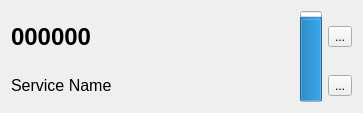
<?xml version="1.0" encoding="UTF-8"?>
<ui version="4.0">
 <class>OTPWidget</class>
 <widget class="QWidget" name="OTPWidget">
  <property name="geometry">
   <rect>
    <x>0</x>
    <y>0</y>
    <width>363</width>
    <height>103</height>
   </rect>
  </property>
  <property name="windowTitle">
   <string>Form</string>
  </property>
  <layout class="QGridLayout" name="gridLayout">
   <item row="0" column="0">
    <widget class="QLabel" name="codeLabel">
     <property name="font">
      <font>
       <pointsize>18</pointsize>
       <weight>75</weight>
       <italic>false</italic>
       <bold>true</bold>
      </font>
     </property>
     <property name="text">
      <string>000000</string>
     </property>
    </widget>
   </item>
   <item row="0" column="1" rowspan="2">
    <widget class="QProgressBar" name="timerBar">
     <property name="maximum">
      <number>30</number>
     </property>
     <property name="value">
      <number>27</number>
     </property>
     <property name="textVisible">
      <bool>true</bool>
     </property>
     <property name="orientation">
      <enum>Qt::Vertical</enum>
     </property>
    </widget>
   </item>
   <item row="0" column="2">
    <widget class="QToolButton" name="editButton">
     <property name="text">
      <string>...</string>
     </property>
     <property name="icon">
      <iconset theme="edit">
       <normaloff>.</normaloff>.</iconset>
     </property>
     <property name="toolButtonStyle">
      <enum>Qt::ToolButtonIconOnly</enum>
     </property>
    </widget>
   </item>
   <item row="1" column="0">
    <widget class="QLabel" name="serviceNameLabel">
     <property name="font">
      <font>
       <pointsize>12</pointsize>
       <weight>50</weight>
       <italic>false</italic>
       <bold>false</bold>
      </font>
     </property>
     <property name="text">
      <string>Service Name</string>
     </property>
    </widget>
   </item>
   <item row="1" column="2">
    <widget class="QToolButton" name="deleteButton">
     <property name="text">
      <string>...</string>
     </property>
     <property name="icon">
      <iconset theme="remove">
       <normaloff>.</normaloff>.</iconset>
     </property>
    </widget>
   </item>
  </layout>
 </widget>
 <resources/>
 <connections/>
</ui>
